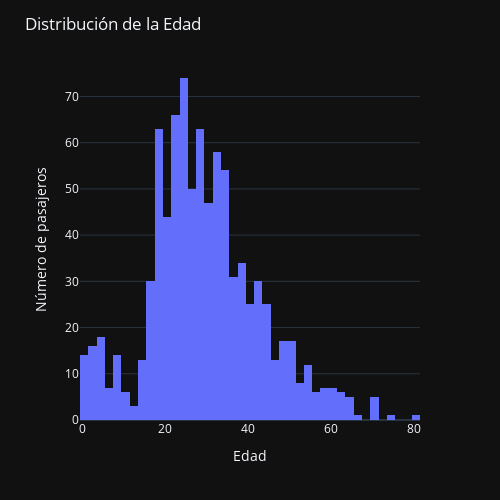

The code cell stored with this chart in its notebook:
### Markdown cell above
### Distribución de la edad dentro del barco

### Code cell
fig=px.histogram(x=titanic['Age'])
fig.update_layout(height=500, width=500, title_text="Distribución de la Edad", 
                  xaxis=dict(title="Edad"), yaxis=dict(title="Número de pasajeros"), template='plotly_dark')
fig.show()

### Figure 1 — Plotly figure (JSON) as saved in the notebook; plotly's stock layout.template omitted (floating-point values rounded to 4 significant figures; data arrays with more than 128 entries replaced by an {"elided": "..."} marker saying what was removed)
{"data": [{"alignmentgroup": "True", "bingroup": "x", "hovertemplate": "x=%{x}<br>count=%{y}<extra></extra>", "legendgroup": "", "marker": {"color": "#636efa", "pattern": {"shape": ""}}, "name": "", "offsetgroup": "", "orientation": "v", "showlegend": false, "type": "histogram", "x": {"elided": "891 int values"}, "xaxis": "x", "yaxis": "y"}], "layout": {"barmode": "relative", "height": 500, "legend": {"tracegroupgap": 0}, "margin": {"t": 60}, "title": {"text": "Distribución de la Edad"}, "width": 500, "xaxis": {"anchor": "y", "domain": [0, 1], "title": {"text": "Edad"}}, "yaxis": {"anchor": "x", "domain": [0, 1], "title": {"text": "Número de pasajeros"}}}}
